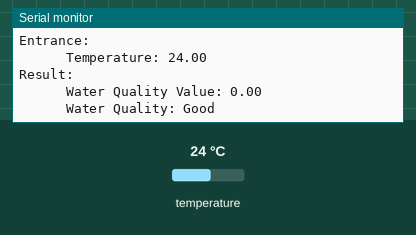
A sketch run on a simulated Arduino Uno, built with avr-gcc and run on an emulated ATmega328P. On the bench: the last lines printed to the serial monitor. The test bench sets the inputs (shaded band); at power-on: temperature 24 °C.

Above: at 7.3 s.
7.4 s: temperature set to 33 °C
At 13.3 s:
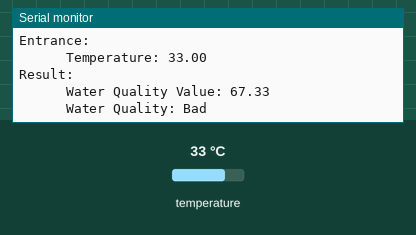
19.3 s: temperature set to 12 °C
At 24.6 s:
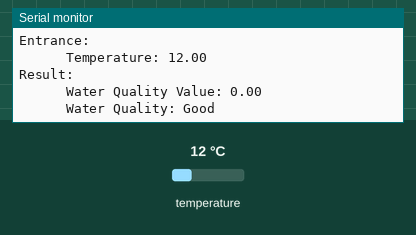
Timing chart, 0 to 26.1 s (numbered marks = the images above; inputs shaded):
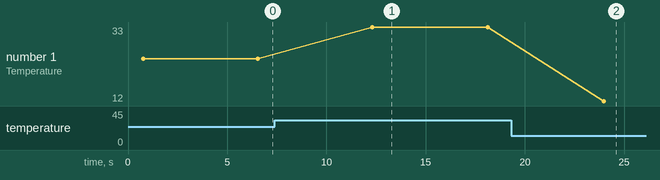

The sketch:

suhu_fuzzyLogic.ino
```cpp
#include <Fuzzy.h>
#include <OneWire.h>
#include <DallasTemperature.h>

#define DO_PIN 4 // Ubah sesuai dengan pin yang Anda gunakan untuk sensor suhu DS18B20

OneWire oneWire(DO_PIN);
DallasTemperature sensors(&oneWire);

// Instantiating a Fuzzy object
Fuzzy *fuzzy = new Fuzzy();

void setup()
{
  Serial.begin(115200);
  randomSeed(analogRead(0));

  FuzzyInput *temperature = new FuzzyInput(1);
  FuzzySet *cold = new FuzzySet(25, 28, 28, 30);
  temperature->addFuzzySet(cold);
  FuzzySet *normal = new FuzzySet(28, 30, 31, 32);
  temperature->addFuzzySet(normal);
  FuzzySet *hot = new FuzzySet(31, 32, 35, 35);
  temperature->addFuzzySet(hot);
  fuzzy->addFuzzyInput(temperature);

  FuzzyOutput *quality = new FuzzyOutput(1);
  FuzzySet *moderate = new FuzzySet(25, 40, 40, 50);
  quality->addFuzzySet(moderate);
  FuzzySet *good = new FuzzySet(40, 50, 50, 60);
  quality->addFuzzySet(good);
  FuzzySet *bad = new FuzzySet(50, 60, 80, 80);
  quality->addFuzzySet(bad);
  fuzzy->addFuzzyOutput(quality);

  FuzzyRuleAntecedent *ifNormal = new FuzzyRuleAntecedent();
  ifNormal->joinSingle(normal);
  FuzzyRuleConsequent *thenGood = new FuzzyRuleConsequent();
  thenGood->addOutput(good);
  FuzzyRule *ruleNormalGood = new FuzzyRule(1, ifNormal, thenGood);
  fuzzy->addFuzzyRule(ruleNormalGood);

  FuzzyRuleAntecedent *ifCold = new FuzzyRuleAntecedent();
  ifCold->joinSingle(cold);
  FuzzyRuleConsequent *thenModerate = new FuzzyRuleConsequent();
  thenModerate->addOutput(moderate);
  FuzzyRule *ruleColdModerate = new FuzzyRule(2, ifCold, thenModerate);
  fuzzy->addFuzzyRule(ruleColdModerate);

  FuzzyRuleAntecedent *ifHot = new FuzzyRuleAntecedent();
  ifHot->joinSingle(hot);
  FuzzyRuleConsequent *thenBad = new FuzzyRuleConsequent();
  thenBad->addOutput(bad);
  FuzzyRule *ruleHotBad = new FuzzyRule(3, ifHot, thenBad);
  fuzzy->addFuzzyRule(ruleHotBad);
}

void loop()
{
  sensors.requestTemperatures();
  float temperature = sensors.getTempCByIndex(0);

  Serial.println("\n\n\nEntrance: ");
  Serial.print("\t\t\tTemperature: ");
  Serial.println(temperature);

  fuzzy->setInput(1, temperature);
  fuzzy->fuzzify();
  float qualityValue = fuzzy->defuzzify(1);

  Serial.println("Result: ");
  Serial.print("\t\t\tWater Quality Value: ");
  Serial.println(qualityValue);

  String waterQuality;
  if (qualityValue >= 50)
  {
    waterQuality = "Bad";
  }
  else if (qualityValue >= 40)
  {
    waterQuality = "Moderate";
  }
  else
  {
    waterQuality = "Good";
  }

  Serial.print("\t\t\tWater Quality: ");
  Serial.println(waterQuality);

  delay(5000);
}
```

Measured:
- after the input at 7.4 s, the serial monitor: prints a new line after 4.9 s (image 1)
- after the input at 19.3 s, the serial monitor: prints a new line after 4.7 s (image 2)
- plotted number 1: 24 → 33 after the input at 7.4 s, 33 → 12 after the input at 19.3 s
